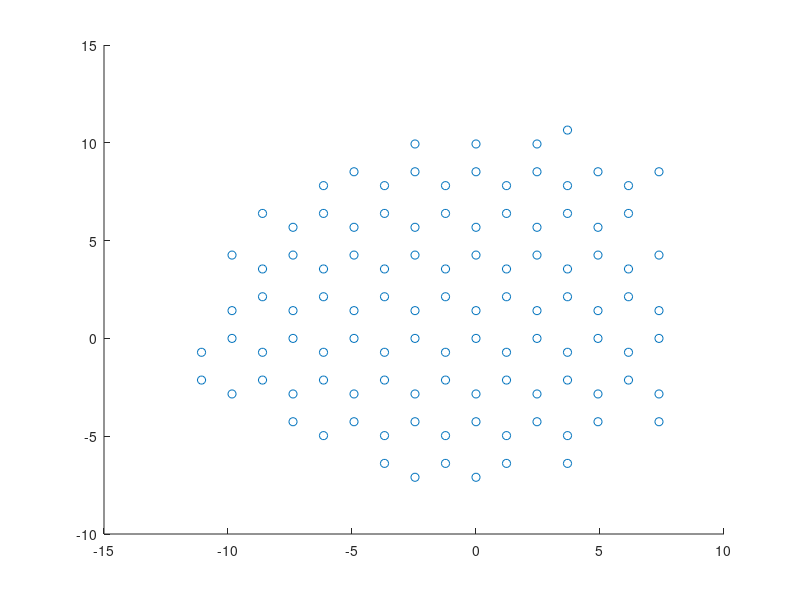

This figure's MATLAB source: (Note: this script raises an error after producing the figure.)
% GnrtRandGraphene_0.m -- generate random shape graphene
clc;
close all;
clear all;
%% Generate Graphene;
a0 = 1.42;
% two distinct atoms:
vec{1} = [sqrt(3)/2, 0.5; -sqrt(3)/2, 0.5; 0, -1]';
vec{2} = [0, 1; sqrt(3)/2, -0.5; -sqrt(3) / 2, -0.5]';

GrapheneSeed = [1, 2; 0, 0; 1, 0];
IterNum = 20;
for i = 1 : IterNum
    TempGraphene = GrapheneSeed;
    for AtomIdx = 1 : size(TempGraphene, 2)
        possi = rand();
        if possi >= 0.5
            VecIdx = randperm(3);
            VecIdx = VecIdx(2);
            if TempGraphene(1, AtomIdx) == 1
                GrapheneSeed = [GrapheneSeed, [2; TempGraphene(2:3, AtomIdx) + vec{TempGraphene(1, AtomIdx)}( : ,VecIdx)]];
            else
                GrapheneSeed = [GrapheneSeed, [1; TempGraphene(2:3, AtomIdx) + vec{TempGraphene(1, AtomIdx)}( : ,VecIdx)]];
            end
        end
    end
end
GrapheneSeed = GrapheneSeed';
GrapheneSeed = uniquetol(GrapheneSeed, 1e-3, 'ByRows', true);
GrapheneSeed = GrapheneSeed';

GrapheneSeed(2 : 3, : ) = a0 * GrapheneSeed(2 : 3, : );
figure;
scatter(GrapheneSeed(2, : ), GrapheneSeed(3, : ));

Lx = max(GrapheneSeed(2, : )) - min(GrapheneSeed(2, : ));
xshift = (max(GrapheneSeed(2, : )) + min(GrapheneSeed(2, : ))) / 2;
Ly = max(GrapheneSeed(3, : )) - min(GrapheneSeed(3, : ));
yshift = (max(GrapheneSeed(3, : )) + min(GrapheneSeed(3, : ))) / 2;
L = max(Lx, Ly);
GrapheneSeed(2, : ) = GrapheneSeed(2, : ) - xshift;
GrapheneSeed(3, : ) = GrapheneSeed(3, : ) - yshift;
Lx = 1.5 * L;
Ly = 1.5 * L;
Nx = 1024;
Ny = 1024;
dx = Lx / Nx;
dy = Ly / Ny;
x = -Lx / 2 : dx : Lx / 2 - dx;
y = -Ly / 2 : dy : Ly / 2 - dy;

ProjPot = ProjectedPotential(Lx, Ly, Nx, Ny, 6 * ones(1, size(GrapheneSeed, 2)), GrapheneSeed(2, : ), GrapheneSeed(3, : ));
figure;
imagesc(x, y, ProjPot);
colormap('gray'); axis square;